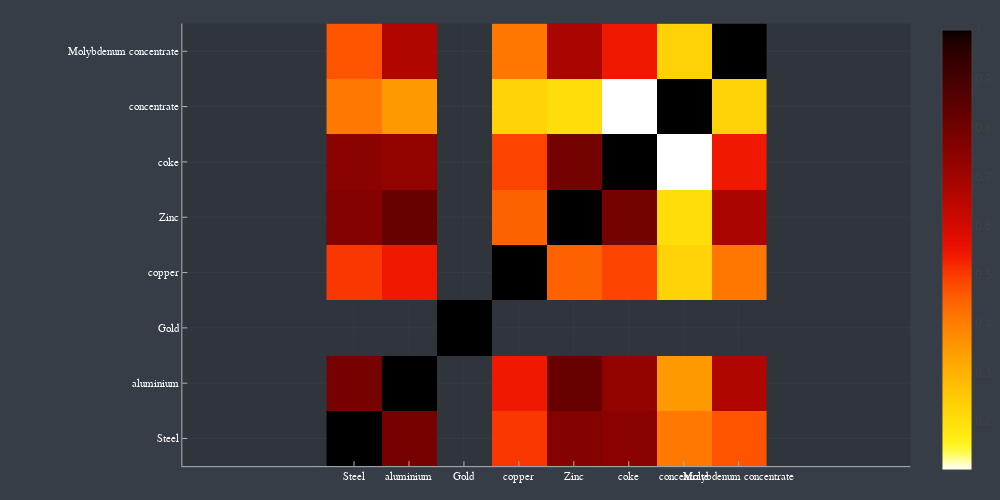
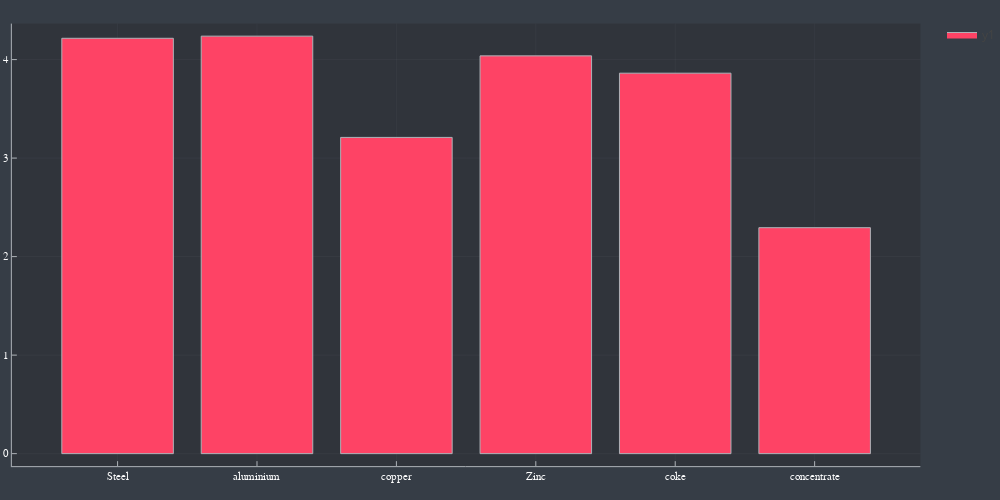

Notebook source saved alongside these figures, in order:
### Code cell
IndGroupCorMatPrices = cor(NormalizedPricesMatrix[:, 1:8]);
Names = CostumMods.GetProdName.(parse.(Int, getindex.(split.(SelectedIndProds, "-"), 2)))
# IndGroupCovMatPrices = cov(NormalizedPricesMatrix[:, 1:7]);
display(heatmap(Names, Names,IndGroupCorMatPrices, ratio=:equal, c=cgrad(rev=true), size = (1000, 500)))
# display(heatmap(IndGroupCovMatPrices, xticks=1:17, yticks=1:17, ratio=:equal, c=cgrad(rev=true)))
display(bar(Names[[1, 2, 4, 5, 6, 7]], sum(IndGroupCorMatPrices[[1, 2, 4, 5, 6, 7], [1, 2, 4, 5, 6, 7]], dims=2), size = (1000, 500)))

### Figure 1 — Plotly figure (JSON) as saved in the notebook; plotly's stock layout.template omitted (floating-point values rounded to 4 significant figures; data arrays with more than 128 entries replaced by an {"elided": "..."} marker saying what was removed)
{"data": [{"colorbar": {"title": ""}, "colorscale": {"elided": "256x2 mixed values"}, "name": "y1", "showlegend": false, "showscale": true, "type": "heatmap", "x": [0, 1, 2, 3, 4, 5, 6, 7, 8], "xaxis": "x", "y": [0, 1, 2, 3, 4, 5, 6, 7, 8], "yaxis": "y", "z": [[1, 0.7913, null, 0.5036, 0.7617, 0.748, 0.4114, 0.4673], [0.7913, 1, null, 0.5424, 0.8258, 0.7287, 0.3496, 0.6691], [null, null, 1, null, null, null, null, null], [0.5036, 0.5424, null, 1, 0.4484, 0.488, 0.2275, 0.4129], [0.7617, 0.8258, null, 0.4484, 1, 0.7969, 0.2049, 0.6816], [0.748, 0.7287, null, 0.488, 0.7969, 1, 0.1003, 0.5416], [0.4114, 0.3496, null, 0.2275, 0.2049, 0.1003, 1, 0.2315], [0.4673, 0.6691, null, 0.4129, 0.6816, 0.5416, 0.2315, 1]], "zmax": 1, "zmin": 0.1003}], "layout": {"annotations": [], "height": 500, "legend_position": {"bgcolor": "rgba(54, 61, 70, 1.000)", "bordercolor": "rgba(255, 255, 255, 1.000)", "borderwidth": 1, "font": {"color": "rgba(255, 255, 255, 1.000)", "family": "sans-serif", "size": 11}, "title": {"font": {"color": "rgba(255, 255, 255, 1.000)", "family": "sans-serif", "size": 15}, "text": ""}, "tracegroupgap": 0, "traceorder": "normal", "x": 1, "xanchor": "auto", "y": 1, "yanchor": "auto"}, "margin": {"b": 20, "l": 0, "r": 0, "t": 20}, "paper_bgcolor": "rgba(54, 61, 70, 1.000)", "plot_bgcolor": "rgba(48, 52, 59, 1.000)", "showlegend": true, "width": 1000, "xaxis": {"anchor": "y", "domain": [0.1995, 0.9961], "gridcolor": "rgba(173, 178, 183, 0.100)", "gridwidth": 0.5, "linecolor": "rgba(173, 178, 183, 1.000)", "mirror": false, "range": [-2.624, 10.62], "showgrid": true, "showline": true, "showticklabels": true, "tickangle": 0, "tickcolor": "rgb(173, 178, 183)", "tickfont": {"color": "rgba(255, 255, 255, 1.000)", "family": "sans-serif", "size": 11}, "tickmode": "array", "ticks": "inside", "ticktext": ["Steel", "aluminium", "Gold", "copper", "Zinc", "coke", "concentrate", "Molybdenum concentrate"], "tickvals": [0.5, 1.5, 2.5, 3.5, 4.5, 5.5, 6.5, 7.5], "title": "", "titlefont": {"color": "rgba(255, 255, 255, 1.000)", "family": "sans-serif", "size": 15}, "type": "-", "visible": true, "zeroline": false, "zerolinecolor": "rgba(173, 178, 183, 1.000)"}, "yaxis": {"anchor": "x", "domain": [0.0301, 0.9921], "gridcolor": "rgba(173, 178, 183, 0.100)", "gridwidth": 0.5, "linecolor": "rgba(173, 178, 183, 1.000)", "mirror": false, "range": [0, 8], "showgrid": true, "showline": true, "showticklabels": true, "tickangle": 0, "tickcolor": "rgb(173, 178, 183)", "tickfont": {"color": "rgba(255, 255, 255, 1.000)", "family": "sans-serif", "size": 11}, "tickmode": "array", "ticks": "inside", "ticktext": ["Steel", "aluminium", "Gold", "copper", "Zinc", "coke", "concentrate", "Molybdenum concentrate"], "tickvals": [0.5, 1.5, 2.5, 3.5, 4.5, 5.5, 6.5, 7.5], "title": "", "titlefont": {"color": "rgba(255, 255, 255, 1.000)", "family": "sans-serif", "size": 15}, "type": "-", "visible": true, "zeroline": false, "zerolinecolor": "rgba(173, 178, 183, 1.000)"}}}

### Figure 2 — Plotly figure (JSON) as saved in the notebook; plotly's stock layout.template omitted (floating-point values rounded to 4 significant figures)
{"data": [{"fill": "tozeroy", "fillcolor": "rgba(254, 67, 101, 1.000)", "legendgroup": "y1", "line": {"color": "rgba(173, 178, 183, 1.000)", "dash": "solid", "width": 1}, "mode": "lines", "name": "y1", "showlegend": true, "type": "scatter", "x": [0.1, 0.1, 0.9, 0.9, 0.1, 0.1], "xaxis": "x1", "y": [4.216, 0, 0, 4.216, 4.216, 4.216], "yaxis": "y1"}, {"fill": "tozeroy", "fillcolor": "rgba(254, 67, 101, 1.000)", "legendgroup": "y1", "line": {"color": "rgba(173, 178, 183, 1.000)", "dash": "solid", "width": 1}, "mode": "lines", "name": "y1", "showlegend": false, "type": "scatter", "x": [1.1, 1.1, 1.9, 1.9, 1.1, 1.1], "xaxis": "x1", "y": [4.238, 0, 0, 4.238, 4.238, 4.238], "yaxis": "y1"}, {"fill": "tozeroy", "fillcolor": "rgba(254, 67, 101, 1.000)", "legendgroup": "y1", "line": {"color": "rgba(173, 178, 183, 1.000)", "dash": "solid", "width": 1}, "mode": "lines", "name": "y1", "showlegend": false, "type": "scatter", "x": [2.1, 2.1, 2.9, 2.9, 2.1, 2.1], "xaxis": "x1", "y": [3.21, 0, 0, 3.21, 3.21, 3.21], "yaxis": "y1"}, {"fill": "tozeroy", "fillcolor": "rgba(254, 67, 101, 1.000)", "legendgroup": "y1", "line": {"color": "rgba(173, 178, 183, 1.000)", "dash": "solid", "width": 1}, "mode": "lines", "name": "y1", "showlegend": false, "type": "scatter", "x": [3.1, 3.1, 3.9, 3.9, 3.1, 3.1], "xaxis": "x1", "y": [4.038, 0, 0, 4.038, 4.038, 4.038], "yaxis": "y1"}, {"fill": "tozeroy", "fillcolor": "rgba(254, 67, 101, 1.000)", "legendgroup": "y1", "line": {"color": "rgba(173, 178, 183, 1.000)", "dash": "solid", "width": 1}, "mode": "lines", "name": "y1", "showlegend": false, "type": "scatter", "x": [4.1, 4.1, 4.9, 4.9, 4.1, 4.1], "xaxis": "x1", "y": [3.862, 0, 0, 3.862, 3.862, 3.862], "yaxis": "y1"}, {"fill": "tozeroy", "fillcolor": "rgba(254, 67, 101, 1.000)", "legendgroup": "y1", "line": {"color": "rgba(173, 178, 183, 1.000)", "dash": "solid", "width": 1}, "mode": "lines", "name": "y1", "showlegend": false, "type": "scatter", "x": [5.1, 5.1, 5.9, 5.9, 5.1, 5.1], "xaxis": "x1", "y": [2.294, 0, 0, 2.294, 2.294, 2.294], "yaxis": "y1"}, {"colorbar": {"title": ""}, "legendgroup": "y1", "marker": {"color": "rgba(254, 67, 101, 0.000)", "line": {"color": "rgba(173, 178, 183, 0.000)", "width": 1}, "size": 0, "symbol": "circle"}, "mode": "markers", "name": "y1", "showlegend": false, "type": "scatter", "x": [0.5, 1.5, 2.5, 3.5, 4.5, 5.5], "xaxis": "x", "y": [4.216, 4.238, 3.21, 4.038, 3.862, 2.294], "yaxis": "y", "zmax": null, "zmin": null}], "layout": {"annotations": [], "height": 500, "legend_position": {"bgcolor": "rgba(54, 61, 70, 1.000)", "bordercolor": "rgba(255, 255, 255, 1.000)", "borderwidth": 1, "font": {"color": "rgba(255, 255, 255, 1.000)", "family": "sans-serif", "size": 11}, "title": {"font": {"color": "rgba(255, 255, 255, 1.000)", "family": "sans-serif", "size": 15}, "text": ""}, "tracegroupgap": 0, "traceorder": "normal", "x": 1, "xanchor": "auto", "y": 1, "yanchor": "auto"}, "margin": {"b": 20, "l": 0, "r": 0, "t": 20}, "paper_bgcolor": "rgba(54, 61, 70, 1.000)", "plot_bgcolor": "rgba(48, 52, 59, 1.000)", "showlegend": true, "width": 1000, "xaxis": {"anchor": "y", "domain": [0.01283, 0.9961], "gridcolor": "rgba(173, 178, 183, 0.100)", "gridwidth": 0.5, "linecolor": "rgba(173, 178, 183, 1.000)", "mirror": false, "range": [-0.2584, 6.258], "showgrid": true, "showline": true, "showticklabels": true, "tickangle": 0, "tickcolor": "rgb(173, 178, 183)", "tickfont": {"color": "rgba(255, 255, 255, 1.000)", "family": "sans-serif", "size": 11}, "tickmode": "array", "ticks": "inside", "ticktext": ["Steel", "aluminium", "copper", "Zinc", "coke", "concentrate"], "tickvals": [0.5, 1.5, 2.5, 3.5, 4.5, 5.5], "title": "", "titlefont": {"color": "rgba(255, 255, 255, 1.000)", "family": "sans-serif", "size": 15}, "type": "-", "visible": true, "zeroline": false, "zerolinecolor": "rgba(173, 178, 183, 1.000)"}, "yaxis": {"anchor": "x", "domain": [0.0301, 0.9921], "gridcolor": "rgba(173, 178, 183, 0.100)", "gridwidth": 0.5, "linecolor": "rgba(173, 178, 183, 1.000)", "mirror": false, "range": [-0.1271, 4.365], "showgrid": true, "showline": true, "showticklabels": true, "tickangle": 0, "tickcolor": "rgb(173, 178, 183)", "tickfont": {"color": "rgba(255, 255, 255, 1.000)", "family": "sans-serif", "size": 11}, "tickmode": "array", "ticks": "inside", "ticktext": ["0", "1", "2", "3", "4"], "tickvals": [0, 1, 2, 3, 4], "title": "", "titlefont": {"color": "rgba(255, 255, 255, 1.000)", "family": "sans-serif", "size": 15}, "type": "-", "visible": true, "zeroline": false, "zerolinecolor": "rgba(173, 178, 183, 1.000)"}}}
